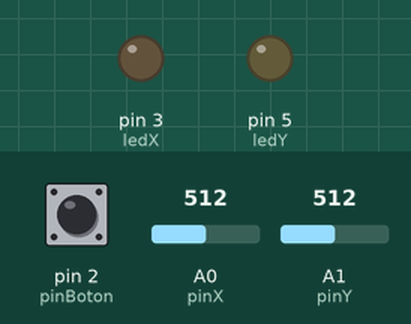
This sketch was run on a simulated Arduino Uno, built with avr-gcc and run on an emulated ATmega328P. Shown: output pins drawn as LEDs (lit = HIGH). Dashed ring = blinking. The inputs (shaded band) are chosen by the test bench; at power-on: pin 2 (pinBoton) HIGH, A0 (pinX) = 512, A1 (pinY) = 512.

Above: at 1.0 s.
At 2.2 s:
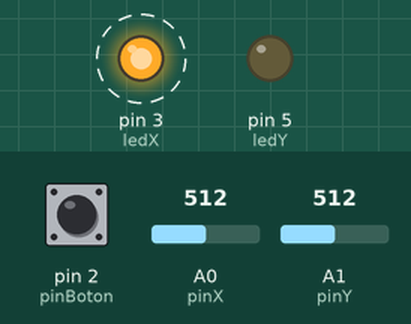
Timing chart, 0 to 3.0 s (numbered marks = the images above):
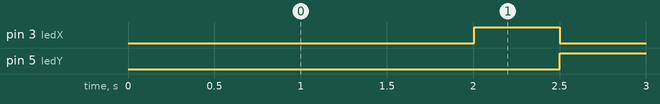

The sketch:

esclavo.ino
```cpp
#include <SoftwareSerial.h>

SoftwareSerial mySerial(10, 11); // RX, TX

const int pinX = A0;
const int pinY = A1;
const int pinBoton = 2;
const int ledX = 3;
const int ledY = 5;

unsigned long ultimoEnvio = 0;
const unsigned long intervaloEnvio = 50;

unsigned long ultimoByteRecibido = 0;
const unsigned long timeoutEnlace = 2000;
bool enlacePerdido = false;

unsigned long ultimoAntirrebote = 0;
const unsigned long debounceDelay = 50;
bool estadoAnteriorBoton = HIGH;

void setup() {
  pinMode(pinBoton, INPUT_PULLUP);
  pinMode(ledX, OUTPUT);
  pinMode(ledY, OUTPUT);

  Serial.begin(9600);
  mySerial.begin(9600);
}

void loop() {
  unsigned long currentMillis = millis();

  int rawX = analogRead(pinX);
  int rawY = analogRead(pinY);

  int xCoord = (rawX * 100L) / 1024;
  int yCoord = (rawY * 100L) / 1024;

  if (currentMillis - ultimoEnvio >= intervaloEnvio) {
    ultimoEnvio = currentMillis;
    mySerial.write(xCoord);
    mySerial.write(yCoord);
  }

  bool estadoBoton = digitalRead(pinBoton);
  if (estadoBoton == LOW && estadoAnteriorBoton == HIGH && (currentMillis - ultimoAntirrebote) > debounceDelay) {
    ultimoAntirrebote = currentMillis;
    mySerial.write(0xFF);
  }
  estadoAnteriorBoton = estadoBoton;

  while (mySerial.available() > 0) {
    byte incoming = mySerial.read();
    ultimoByteRecibido = currentMillis;
    enlacePerdido = false;
  }

  if (currentMillis - ultimoByteRecibido > timeoutEnlace) {
    enlacePerdido = true;
    if ((currentMillis / 500) % 2 == 0) {
      analogWrite(ledX, 255);
      analogWrite(ledY, 0);
    } else {
      analogWrite(ledX, 0);
      analogWrite(ledY, 255);
    }
  }
}
```

Measured:
- by itself, pin 3 (ledX), pin 5 (ledY): alternates HIGH for 0.50 s and LOW for 0.50 s
